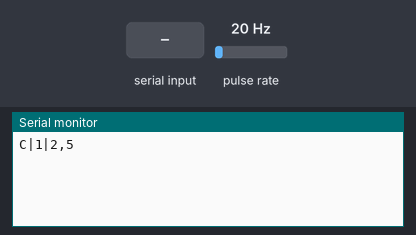
This sketch was run on a simulated Arduino Uno, built with avr-gcc and run on an emulated ATmega328P. Shown: the last lines printed to the serial monitor. Wiring (inferred from the names in the program): pulse sensor: data pin 2. The inputs (shaded band) are chosen by the test bench; at power-on: pulse rate 20 Hz.

Above: at 0.8 s.
0.9 s: "OK\n" received over Serial
At 2.7 s:
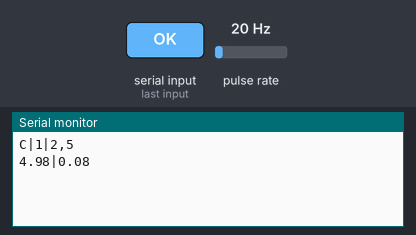
3.9 s: pulse rate (sensor on pin 2) set to 4 Hz
At 4.7 s:
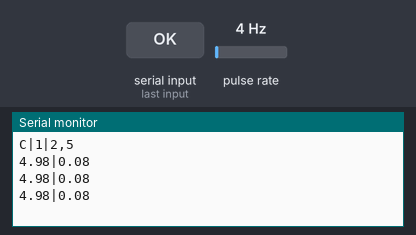
5.4 s: pulse rate (sensor on pin 2) set to 50 Hz
At 6.4 s:
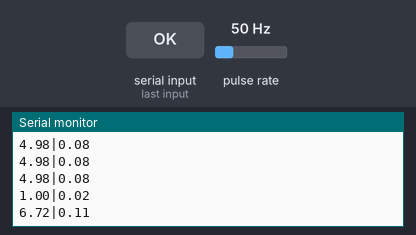
Timing chart, 0 to 8.4 s (numbered marks = the images above; inputs shaded):
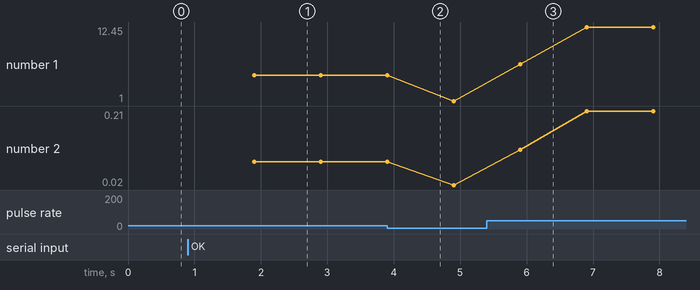

Measured:
- after the input at 0.9 s, the serial monitor: prints a new line after 1.0 s (image 1)
- after the input at 5.4 s, the serial monitor: prints a new line after 0.50 s (image 3)
- plotted number 1: 4.98 → 1 after the input at 3.9 s, 1 → 12.45 after the input at 5.4 s
- plotted number 2: 0.08 → 0.02 after the input at 3.9 s, 0.02 → 0.21 after the input at 5.4 s

The sketch:

volumen_caudal.ino
```cpp
/*
   THESE PARAMETERS MUST BE EQUALS WITH PYTHON SCRIPT'S ENUM:
     MODE OPTIONS:
       ONLY_READ = 1
       ONLY_WRITE = 2
       READ_WRITE = 3

     SENSORS AND ACTUATORS:
       SPEED = 1
       WATER_FLOW = 2
       PRESSURE = 3
       GPS = 4
       VOLUME = 5

       VALVE_LEFT = 20
       VALVE_RIGHT = 21
       REGULARDOR = 22
       PINES PARA Controlador A1 Regulador Presion
       #define AIN1 = 2;
       #define AIN2 = 3;
       // #define AENA = 4;

       PINES PARA Controlador A2 Regulador Presion
       #define AIN3 = 4;
       #define AIN4 = 5;
       // #define AENB = 7;

       PINES PARA Controlador B1 Valvulas
       #define BIN1 = 6;
       #define BIN2 = 7;
       // #define BENA = 10;

       PINES PARA Controlador B2 Valvulas
       #define BIN3 = 8;
       #define BIN4 = 9;
       // #define BENB = 13;
*/

/*Here Define Parameters*/
const int MODE = 1;
const int SENSORS[] = { 2,5 };  // Can be multiple (separate by comma), ¡FIRST DEFINE SENSORS THEN ACTUATORS!
float SENSORS_VALUES[] = { 0.00, 0.00 };    // Status of SENSORS (OUPUT ONLY) (MUST BE SAME LENGTH THAN SENSORS ARRAY)
String command[2];
bool isConfigAcepted = false;
int delayMS = 0;

int FLOW_PIN = 2;
float FLOW_RATE;
volatile float COUNT;
float FLOW_CONSTANTE = 4.15;  // 1 L / 250 pulsos segun especificacion de fabricante * 1000 mL | Este valor es solo proporcionado por el fabricante pero puede variar
float WATER_FLOW_MEASURE;

void setup() {
  Serial.begin(115200);
  pinMode(FLOW_PIN, INPUT);
  attachInterrupt(0, FLOW, RISING);

  String sensors = "";
  for (int i= 0; i < sizeof(SENSORS) /sizeof(int); i++)
  {
    sensors = sensors + ""+ String(SENSORS[i])+ ",";
  }
  sensors = sensors.substring(0,sensors.length() - 1);
  Serial.println("C|"+String(MODE)+"|"+sensors);

  //Wait for Raspberry confirmation...
  while(!isConfigAcepted){
    if(Serial.available()){
      isConfigAcepted = Serial.readStringUntil('\n') == "OK";

    }
  }

}

unsigned long lastMillis = 0 ;
unsigned long currentMillis = 0;


void loop() {
  if(lastMillis == 0){
    lastMillis = millis();
  }

  unsigned long diff = abs(currentMillis - lastMillis);

  COUNT = 0;
  interrupts();
  delay(1000);
  noInterrupts();

  FLOW_RATE = (COUNT * FLOW_CONSTANTE);
  WATER_FLOW_MEASURE = FLOW_RATE;
  FLOW_RATE = FLOW_RATE * 60.00;
  FLOW_RATE = FLOW_RATE / 1000.00;

  SENSORS_VALUES[0] = FLOW_RATE;
  SENSORS_VALUES[1] = WATER_FLOW_MEASURE / 1000.00;

//  Serial.print("FLOWRATE: ");Serial.print(FLOW_RATE, 1);Serial.println(' l/m');
//  Serial.print("WATERFLOW: ");Serial.print(WATER_FLOW_MEASURE, 1);Serial.println(' ml/pulso');

  //if(diff > delayMS){
    String value_sensors = "";
    for (int i= 0; i < sizeof(SENSORS) /sizeof(int); i++)
    {
      value_sensors = value_sensors + String(SENSORS_VALUES[i])+"|";
    }
    value_sensors = value_sensors.substring(0,value_sensors.length() - 1);
    Serial.println(value_sensors);
    lastMillis = millis();
  //}

  currentMillis = millis();
}

/* METHODS AND FUNCTIONS */
void split(String str,char separator){
  int StringCount = 0;
  while (str.length() > 0)
  {
    int index = str.indexOf(separator);
    if (index == -1) // No separator found
    {
      command[StringCount++] = str;
      break;
    }
    else
    {
      command[StringCount++] = str.substring(0, index);
      str = str.substring(index+1);
    }
  }
}

void FLOW() {
  COUNT++;
}
```
